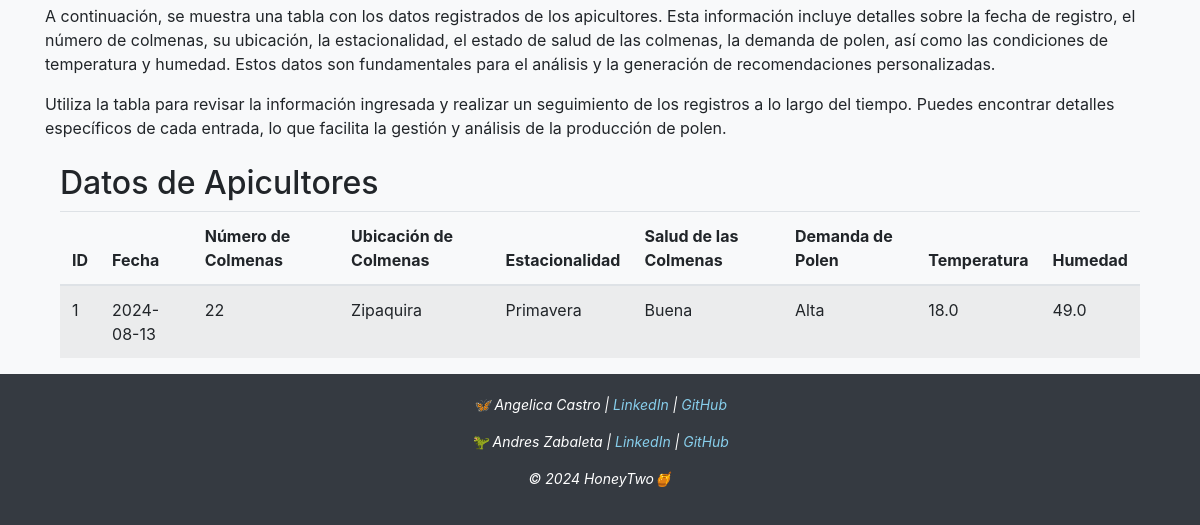
The page /formulario (lower part) on the database as committed earlier.
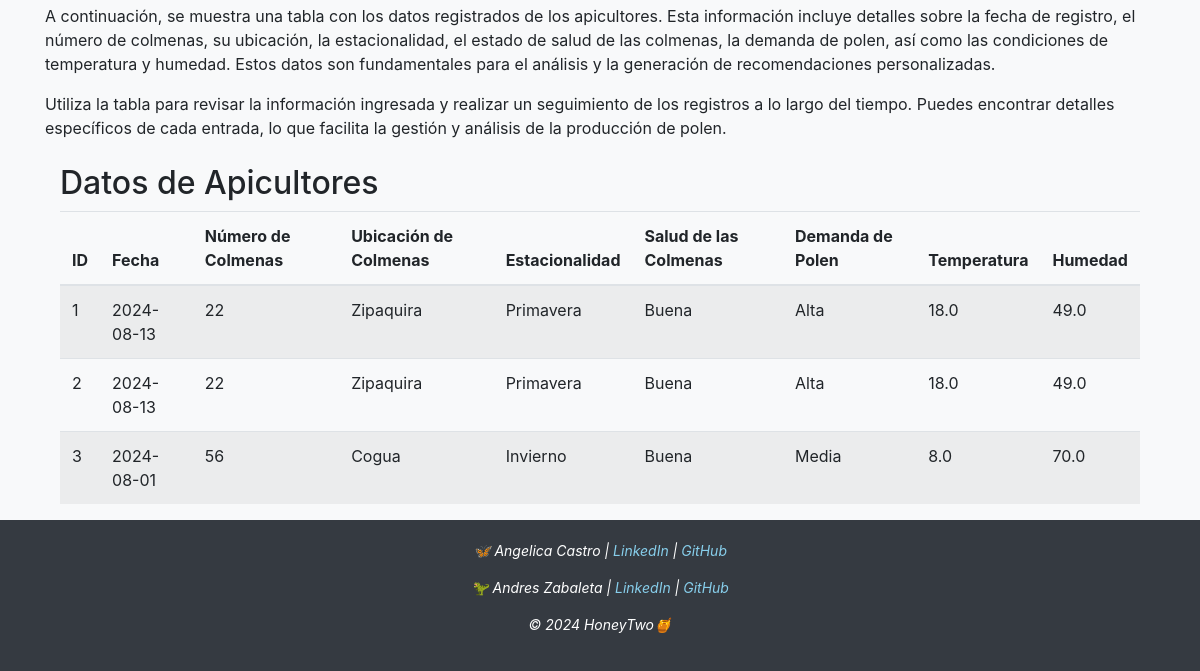
The same page on the database as committed later.
### tables this page shows
CREATE TABLE datos_apicultores (
        id INTEGER PRIMARY KEY AUTOINCREMENT,
        fecha TEXT,
        numcol INTEGER,
        ubicacion TEXT,
        estacion TEXT,
        estsalud TEXT,
        polen TEXT,
        temperatura REAL,
        humedad REAL
    );

### app.py (the view)
@app.route("/formulario")
def formulario():
    conn = sqlite3.connect("apicultores.db")
    c = conn.cursor()
    c.execute("SELECT * FROM datos_apicultores")
    datos = c.fetchall()
    conn.close()
    return render_template("formulario.html", datos=datos)

### templates/formulario.html (shortened to what this page needs)
{% extends 'layout.html' %}
{% block content %}
<p>A continuación, se muestra una tabla con los datos registrados de los apicultores. Esta información incluye detalles
    sobre la fecha de registro, el número de colmenas, su ubicación, la estacionalidad, el estado de salud de las
    colmenas, la demanda de polen, así como las condiciones de temperatura y humedad. Estos datos son fundamentales para
    el análisis y la generación de recomendaciones personalizadas.</p>
<p>Utiliza la tabla para revisar la información ingresada y realizar un seguimiento de los registros a lo largo del
    tiempo. Puedes encontrar detalles específicos de cada entrada, lo que facilita la gestión y análisis de la
    producción de polen.</p>
<div class="container mt-4">
    <h2>Datos de Apicultores</h2>
    <table class="table table-striped">
        <thead>
            <tr>
                <th>ID</th>
                <th>Fecha</th>
                <th>Número de Colmenas</th>
                <th>Ubicación de Colmenas</th>
                <th>Estacionalidad</th>
                <th>Salud de las Colmenas</th>
                <th>Demanda de Polen</th>
                <th>Temperatura</th>
                <th>Humedad</th>
            </tr>
        </thead>
        <tbody>
            {% for fila in datos %}
            <tr>
                <td>{{ fila[0] }}</td>
                <td>{{ fila[1] }}</td>
                <td>{{ fila[2] }}</td>
                <td>{{ fila[3] }}</td>
                <td>{{ fila[4] }}</td>
                <td>{{ fila[5] }}</td>
                <td>{{ fila[6] }}</td>
                <td>{{ fila[7] }}</td>
                <td>{{ fila[8] }}</td>
            </tr>
            {% endfor %}
        </tbody>
    </table>
</div>
{% endblock %}

Rows that differ between the two databases and show on the page:
added datos_apicultores: id "2", fecha "2024-08-13", numcol "22", ubicacion "Zipaquira", estacion "Primavera", estsalud "Buena", polen "Alta", temperatura "18.0", humedad "49.0"
added datos_apicultores: id "3", fecha "2024-08-01", numcol "56", ubicacion "Cogua", estacion "Invierno", estsalud "Buena", polen "Media", temperatura "8.0", humedad "70.0"
